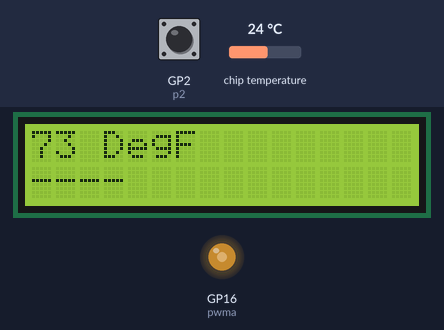
This program was run on a simulated Raspberry Pi Pico running MicroPython. On the bench: 16×2 character LCD, output pins drawn as LEDs (lit = HIGH). The inputs (shaded band) are chosen by the test bench; at power-on: GP2 (p2) HIGH, chip temperature 24 °C. What the program prints to the serial console is not drawn.

Above: at 3.7 s.
3.8 s: GP2 (p2) pulled LOW for 3 s
At 4.3 s:
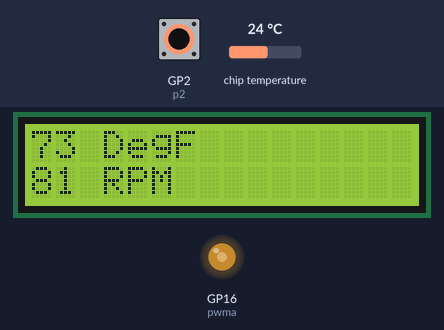
8.3 s: chip temperature set to 1 °C
At 10.1 s:
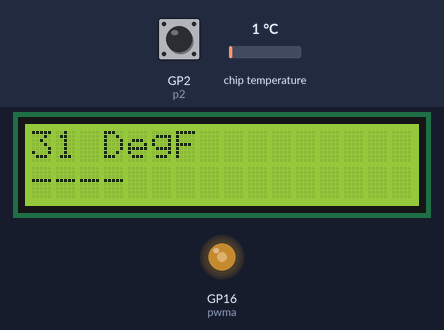
12.2 s: chip temperature set to 11 °C
At 16.3 s:
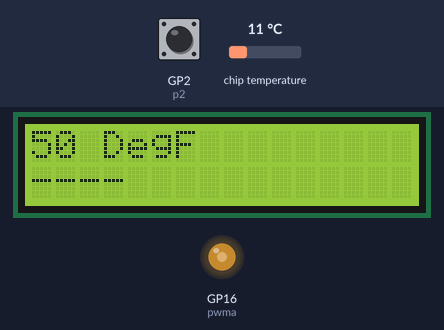
16.6 s: GP2 (p2) pulled LOW for 3 s
At 17.6 s:
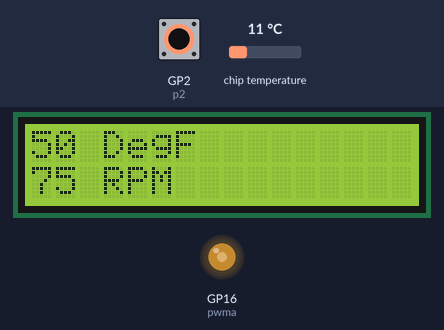
21.1 s: chip temperature set to 22 °C
At 22.6 s:
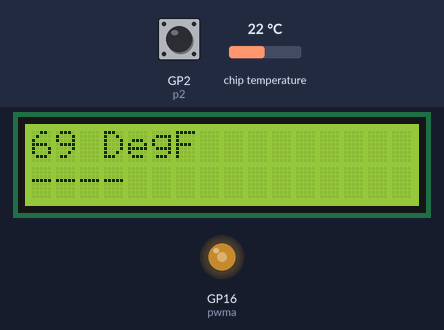
Timing chart, 0 to 24.1 s (numbered marks = the images above; inputs shaded):
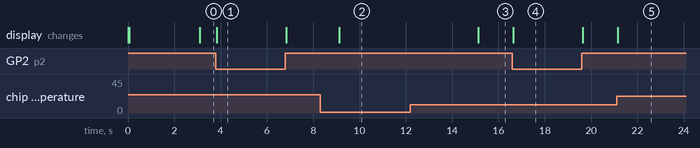

The program:

cadence.py
```python
from uctypes import INT32, UINT32
from machine import Pin, I2C
from time import sleep
import machine
import time

cdsPeriodStart=time.ticks_ms()
cdsPeriodDuration=0
newcdsReady=False
p2=Pin

class CharLCD:
    BACKLIGHT = 1
    ENABLE = 4
    def __init__(self, i2cobj, address):
        self.i2cobj = i2cobj
        self.address = address
        self.initLCD()

    def writeLCDNibble(self, bytetoWrite, commandType):
        data = bytearray(1)
        data[0] = (bytetoWrite & 0x00F0) + self.ENABLE + (self.BACKLIGHT * 8) + commandType
        self.i2cobj.writeto(self.address, data)
        data[0] = data[0] & ~self.ENABLE
        self.i2cobj.writeto(self.address, data)

    def initLCD(self):
        LCD_CLEAR_DISPLAY = 1
        LCD_RETURNHOME = 2
        LCD_CURSOR_DISPLAY = 0x10
        LCD_DISPLAY_OFF = 0x08
        DISPLAY_SHIFT = 0x04
        LCD_FUNCTION_SET = 0x20
        sleep(0.015)
        self.writeLCDNibble(0x30,0)
        sleep(0.010)
        self.writeLCDNibble(0x30,0)
        sleep(00.001)
        self.writeLCDNibble(0x30,0)
        sleep(0.010)
        self.writeLCDNibble(0x20,0)   # Set 4 bit mode
        sleep(00.010)

        self.writeLCDByte(LCD_FUNCTION_SET + 0xC, 0)   # Set lines 1, 5x11 dot matrix
        sleep(0.001)
        self.writeLCDByte(LCD_CLEAR_DISPLAY, 0)   # Clear screen
        sleep(0.003)
        self.writeLCDByte(LCD_DISPLAY_OFF, 0)    # Display Cursor Blink Off
        sleep(0.003)
        self.writeLCDByte(0x06, 0)   # Cursor right don't shift screen
        sleep(0.001)
        self.writeLCDByte(0x0C, 0)   # Display on
        sleep(0.001)

    def writeLCDByte(self, bytetoWrite, commandType):
        data = bytearray(1)
        data[0] = (bytetoWrite & 0x00F0) + self.ENABLE + (self.BACKLIGHT * 8) + commandType
        self.i2cobj.writeto(self.address, data)
        data[0] = data[0] & ~self.ENABLE
        self.i2cobj.writeto(self.address, data)
        data[0] =((bytetoWrite << 4) & 0x00F0) + self.ENABLE + (self.BACKLIGHT * 8) + commandType
        self.i2cobj.writeto(self.address, data)
        data[0]= data[0] & ~self.ENABLE
        self.i2cobj.writeto(self.address, data)

    # row 0 or 1
    def WriteString(self, row, pos, displayString):
        dataaddress = 0
        dataaddress = row + pos + 0x80
        if(row==1): dataaddress = dataaddress + 0x40 - 1
        self.writeLCDByte(dataaddress,0)
        for x in displayString:
            self.writeLCDByte(ord(x),1)


def readTemperature(charlcd):
    refVoltage = 3.3
    conversion_factor = refVoltage / (65535)
    offsetF = -2.5

    reading = machine.ADC(4).read_u16() * conversion_factor
    temperatureF = ((27 - (reading - 0.706)/0.001721) * 1.8) + 32 + offsetF
    charlcd.WriteString(0,0, ("%2.0f DegF   " % temperatureF))


def pinHandler(pin):
    global cdsPeriodDuration
    global cdsPeriodStart
    global newcdsReady

    now = time.ticks_ms()
    cdsPeriodDuration = time.ticks_diff(now, cdsPeriodStart)
    cdsPeriodStart = now
    newcdsReady=True


def main():
    global newcdsReady
    global cdsPeriodStart
    global cdsPeriodDuration
    global p2
    now=None

    p2 = Pin(2, Pin.IN, Pin.PULL_UP)
    p2.irq(handler=pinHandler, trigger=Pin.IRQ_FALLING)

    pwma = machine.PWM(Pin(16))    #Test signal
    pwma.freq(8)
    pwma.duty_u16(32768)

    i2cobj = I2C(0, scl=Pin(5), sda=Pin(4), freq=400000)
    print(i2cobj)
    charlcd = CharLCD(i2cobj, 0x27)

    newcdsReady = False
    cdsPeriodStart = time.ticks_ms()
    readTemperature(charlcd)
    temperatureUpdateTime = time.ticks_add(time.ticks_ms(), 3000)

    while(True):
    #for i in range(300000):
        cdstimeout = time.ticks_add(cdsPeriodStart , 3000)
        now = time.ticks_ms()

        if now > cdstimeout:
            charlcd.WriteString(1,0,'----             ')
            cdsPeriodStart = now
            newcdsReady = False
            cdstimeout = time.ticks_add(cdsPeriodStart , 3000)

        if newcdsReady == True:
            if(cdsPeriodDuration > 5):
                charlcd.WriteString(1,0, (str(int((1000.0/cdsPeriodDuration)*60.0))+' RPM     '))
            newcdsReady=False
            cdstimeout=time.ticks_add(time.ticks_ms(), 3000)

        if now > temperatureUpdateTime:
            readTemperature(charlcd)
            now = time.ticks_ms()
            temperatureUpdateTime = time.ticks_add(now, 3000)


if __name__ == "__main__":
    main()
```

Measured:
- after the input at 3.8 s, the display: changes at once (image 1)
- after the input at 8.3 s, the display: changes after 0.82 s (image 2)
- after the input at 12.2 s, the display: changes after 2.9 s (image 3)
- after the input at 16.6 s, the display: changes at once (image 4)
- after the input at 21.1 s, the display: changes after 0.05 s (image 5)
